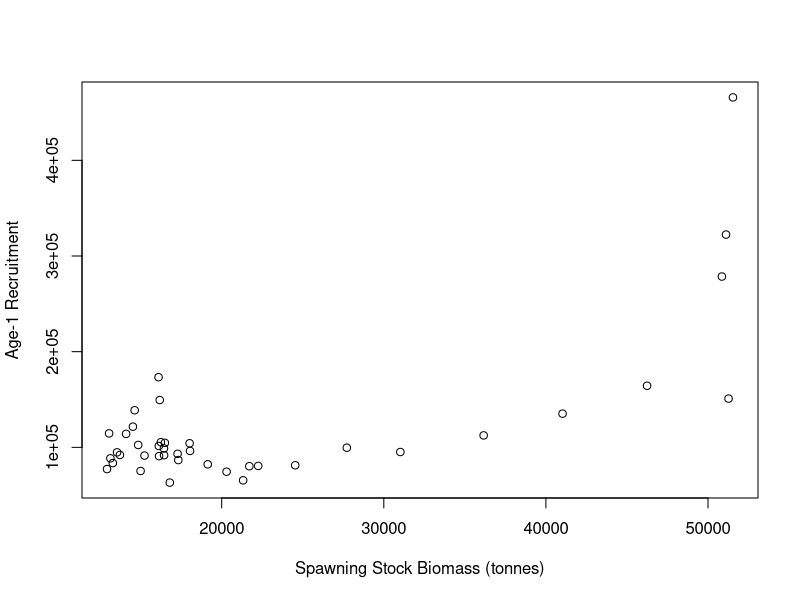
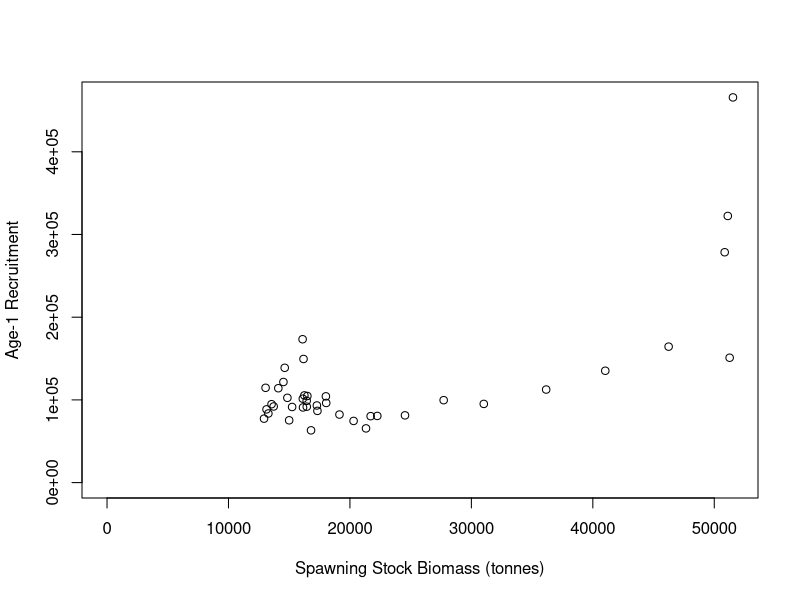
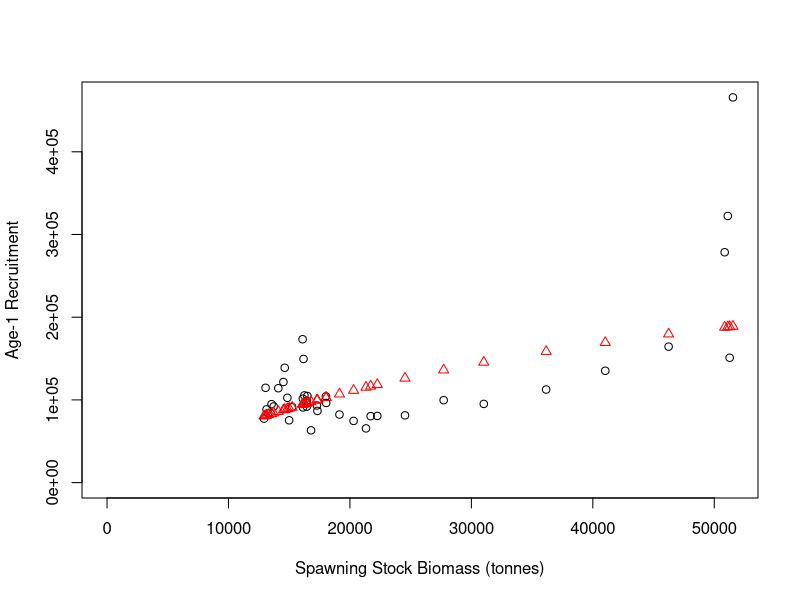
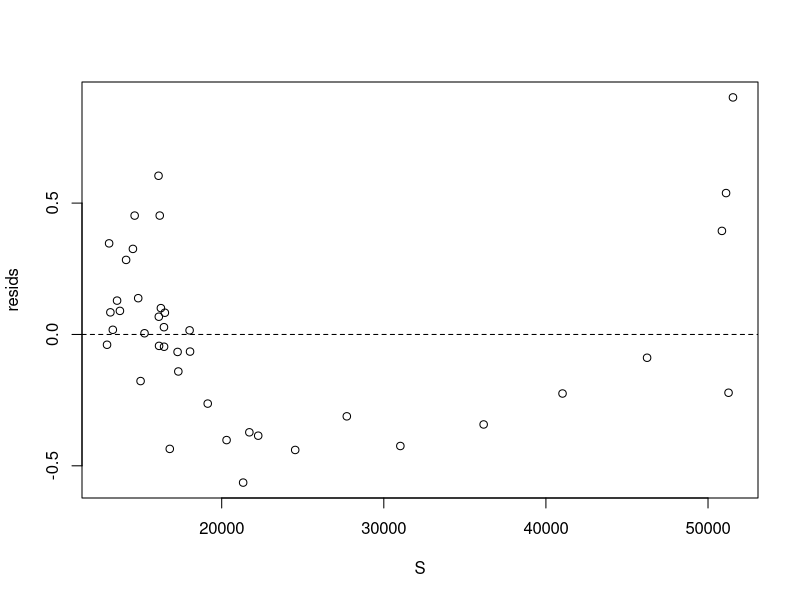
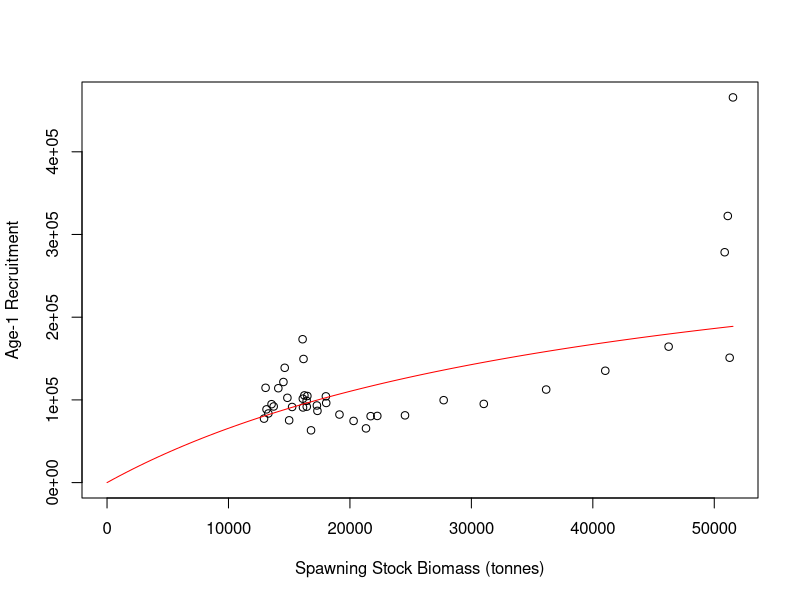
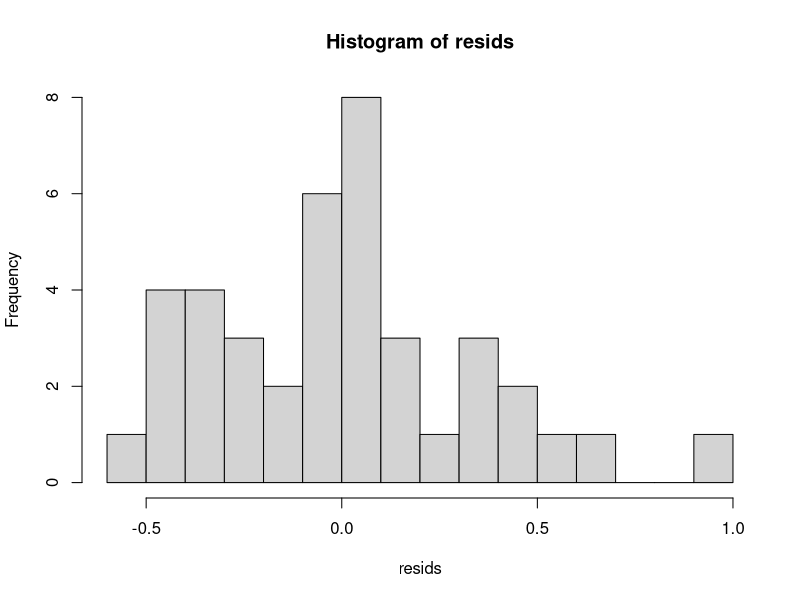
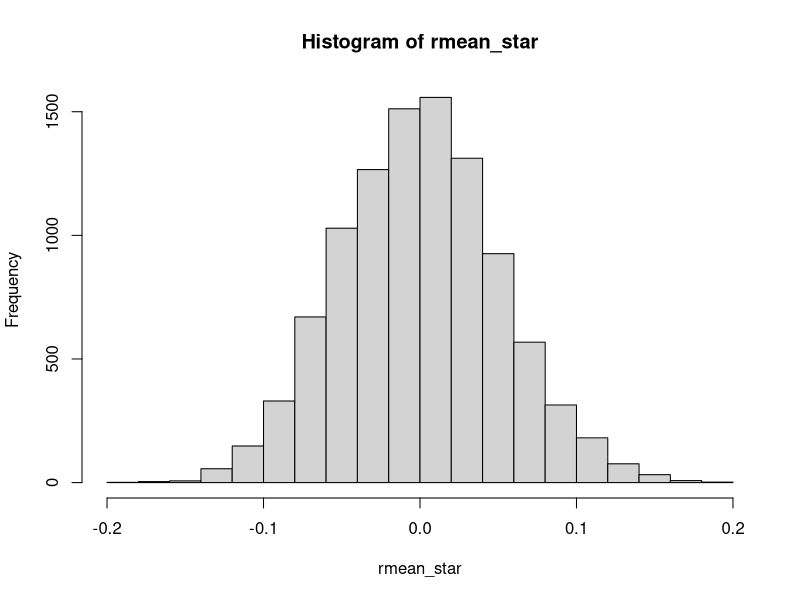
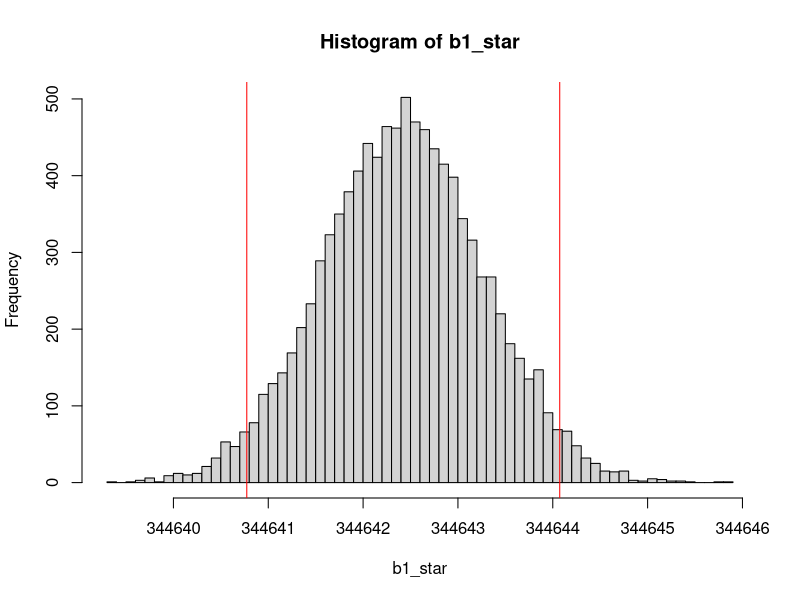

These figures' R source, in order:
# Fitting Models to Data in R

# Colin Millar, modified from Iago Mosqueira and Ernesto Jardim

# This script shows the steps followed to fit a stock-recruitment model to
# in the file 'WBFT_S-R.csv'

# clear workspace before we start
rm(list = ls())


#==============================================================================
# Load and explore data
#==============================================================================

# load data from comma-separated file to data.frame
tuna <- read.csv(file = 'WBFT_S-R.csv', header = TRUE)

# take a look at what we have
head(tuna) # this looks at the first 6 rows
str(tuna) # this lets us inspect what the columns contain

# lets rename some columns because I am lazy and want the code to be
# readable and easier to type
names(tuna)
names(tuna) <- c("yc", "ssb", "rec")
head(tuna)

# to access the diffrent columns use '$' i.e to see the SSB values:
tuna$ssb
# and to see observed recruitment
tuna$rec

# initial plot of SSB vs. recruits
plot(rec ~ ssb,
     data = tuna, # look in tuna for x and y values
     xlab = 'Spawning Stock Biomass (tonnes)',
     ylab = 'Age-1 Recruitment')


# probably better to set x and y limits to start at zero
plot(rec ~ ssb,
     data = tuna, # look in tuna for x and y values
     xlim = c(0, max(ssb)), # set x limits
     ylim = c(0, max(rec)), # set y limits
     xlab = 'Spawning Stock Biomass (tonnes)',
     ylab = 'Age-1 Recruitment')


###############################################################################
# We are now going to demonstrate the same techniques employed in the spreadsheet
# solution to the assignment
###############################################################################

#==============================================================================
# Beverton and holt recruitmet model R=b1*S/(b2+S)
#==============================================================================


#------------------------------------------------------------------------------
# (1) Calculate predicted R for each year
# Rpred = b1 * S / (b2 + S)
#------------------------------------------------------------------------------

# starting values for b1 and b2
b1 <- 1000000
b2 <- 300000

# set up the other variables (i.e. S)
S <- tuna$ssb

Rpred <- b1 * S / (b2 + S)

#------------------------------------------------------------------------------
# (2) Calculate log residuals, Ln(obs/pred)
#------------------------------------------------------------------------------

# assigne observed recruitment
Robs <- tuna$rec

resids <- log(Robs / Rpred) # = log(Robs) - log(Rpred)

# note that in R, log is the natural log:
?log # see the help file for the log function
log(exp(1))
log(exp(10))

#------------------------------------------------------------------------------
# (3) Calculate sum of squared residuals
#------------------------------------------------------------------------------

?sum # see the help file for sum
ssq_resids <- sum(resids^2)

#------------------------------------------------------------------------------
# (4) Minimize sum-of-squares with solver by adjusting b1 and b2
#------------------------------------------------------------------------------

# to do this, we need to set up a function that takes
# b1 and b2 as input, and returns the sums of squared residuals

# in R a function is a collection of steps: i.e.
add <- function(b1, b2) {
  b1 + b2
}
add(1, 2)
# 3

# the sums of squares function is collection of the previous 3 steps:
ssq <- function(b1, b2) {
  # 1. Calculate predicted R for each year
  Rpred <- b1 * S / (b2 + S)
  # 2. Calculate log residuals, Ln(obs/pred)
  resids <- log(Robs / Rpred)
  # 3. Calculate sum of squared residuals
  ssq_resids <- sum(resids^2)

  # return
  ssq_resids
}

# lets test this out:
ssq(b1, b2)
ssq(1000000, 300000)
ssq(1000000, 200000)

# now we need to search over lots of values for b1 and b2 to
# find the minimum.
# There are lots of ways to do this, we will first look at the optim function.
# the help file for optim is:
?optim

ssq_optim <- function(par) {
  b1 <- par[1]
  b2 <- par[2]

  ssq(b1, b2)
}

# use c to combine the starting values into a vector
?c
par0 <- c(1000000, 300000)

# lets test the new ssq funciton
ssq_optim(par0)

# lets run it..
opt <- optim(par0, ssq_optim)

opt


#------------------------------------------------------------------------------
# (5) Plot observed and predicted R
#------------------------------------------------------------------------------

# get the parameter estimates from the optimisation
b1 <- opt$par[1]
b2 <- opt$par[2]

# predict recruitment
Rpred <- b1 * S / (b2 + S)

# plot
plot(Robs ~ S,
     xlim = c(0, max(S)), # set x limits
     ylim = c(0, max(Robs)), # set y limits
     xlab = 'Spawning Stock Biomass (tonnes)',
     ylab = 'Age-1 Recruitment')

# add predictions to the plot
points(Rpred ~ S, col = "red", pch = 2)


#------------------------------------------------------------------------------
# (6) Plot residuals
#------------------------------------------------------------------------------

# calculate residuals
resids <- log(Robs / Rpred)

# plot them
plot(resids ~ S)
# add in a reference line
abline(h = 0, lty = 2)





















###############################################################################
# We are now going to demonstrate the same solution, but taking advantage of
# the tools provided by a programming / scripting language
###############################################################################

#==============================================================================
# Beverton and holt recruitmet model R=b1*S/(b2+S)
#==============================================================================

#------------------------------------------------------------------------------
# (1) Calculate predicted R for each year
# Rpred = b1 * S / (b2 + S)
#------------------------------------------------------------------------------

# this time we will write a function to do this called bevholt
#  to be safe we will also pass in S
#  this way we know for sure wha values of S are being used

bevholt <- function(b, S) {
  b[1] * S / (b[2] + S)
}

# compute R at the starting values for b1 and b2
Rpred <- bevholt(c(1000000, 300000), S = tuna$ssb)

# lets jump to step 4 ...

#------------------------------------------------------------------------------
# (4) Minimize sum-of-squares with solver by adjusting b1 and b2
#------------------------------------------------------------------------------

# now lets modify the ssq function to accept S and Robs,
# and use the function bevholt

# the sums of squares function is collection of the previous 3 steps:
ssq <- function(b, S, Robs) {
  # 1. Calculate predicted R for each year
  Rpred <- bevholt(b, S)
  # 2. Calculate log residuals, Ln(obs/pred)
  resids <- log(Robs / Rpred)
  # 3. Calculate sum of squared residuals
  ssq_resids <- sum(resids^2)

  # return
  ssq_resids
}

# lets test this out:
ssq(c(b1, b2), tuna$ssb, tuna$rec) # what to you notice this time?
ssq(c(1000000, 300000), tuna$ssb, tuna$rec)
ssq(c(1000000, 200000), tuna$ssb, tuna$rec)

# now we need to search over lots of values for b1 and b2 to
# find the minimum.

ssq_optim <- function(par, S, Robs) {
  b <- exp(par)

  ssq(b, S, Robs)
}

# use c to combine the starting values into a vector
par0 <- log(c(1000000, 300000))

# lets test the new ssq funciton
ssq_optim(par0, S = tuna$ssb, Robs = tuna$rec)

# lets run it..
opt <- optim(par0, ssq_optim, S = tuna$ssb, Robs = tuna$rec)

opt


#------------------------------------------------------------------------------
# (5) Plot observed and predicted R
#------------------------------------------------------------------------------

# predict recruitment over the full S range
Spred <- seq(0, max(tuna$ssb), length.out = 100)
Rpred <- bevholt(exp(opt$par), S = Spred)

# plot
plot(rec ~ ssb,
     data = tuna, # pass in data this time
     xlim = c(0, max(S)), # set x limits
     ylim = c(0, max(Robs)), # set y limits
     xlab = 'Spawning Stock Biomass (tonnes)',
     ylab = 'Age-1 Recruitment')

# add predictions to the plot as a line
lines(Rpred ~ Spred, col = "red", pch = 2)











###############################################################################
# We are now going to demonstrate a techniques for calculating confidence
# intervals
###############################################################################

# Bootstrapping is so called because it is like you are acheieving something
# from nothing.
#
# but in fact it is taking advantage of the fact that your samle of data
# contains information about how it varies...
#
# this can be seen from the residuals:

# lets run the fit again
fit <- optim(par0, ssq_optim, S = tuna$ssb, Robs = tuna$rec)

# and calculate the residuals
Rpred <- bevholt(exp(fit$par), tuna$ssb)
resids <- log( tuna$rec / Rpred)

# and plot a histogram
hist(resids, nclass = 20)

# the mean of the residuals is:
mean(resids)

# but is there not error in this?

# resample from this as if the resuduals are random and reclaculate the mean
r_star <- sample(resids,  replace = TRUE)
mean(r_star)

# do it again
r_star <- sample(resids, replace = TRUE)
mean(r_star)

# do it lots of times!
rmean_star <-
  replicate(10000, {
    r_star <- sample(resids, replace = TRUE)
    mean(r_star)
  })

hist(rmean_star)

#------------------------------------------------------------------------------
# so we are able to access the error inherent in the model fit?
#
# And we can propagate this through to the parameter estimates?
#------------------------------------------------------------------------------

# resample from the residuals as if the resuduals are random and reestimate the
# parameters
r_star <- sample(resids, replace = TRUE)
opt <- optim(par0, ssq_optim, S = tuna$ssb, Robs = Rpred + r_star)
opt$par

# do it again
r_star <- sample(resids, replace = TRUE)
opt <- optim(par0, ssq_optim, S = tuna$ssb, Robs = Rpred + r_star)
opt$par


# do it lots of times!
par_star <-
  replicate(10000, {
    r_star <- sample(resids, replace = TRUE)
    opt <- optim(par0, ssq_optim, S = tuna$ssb, Robs = Rpred + r_star,
                 method = "BFGS")
    opt$par
  })

# separate b1 and b2 bootstrap simulations for ease of inspection
b1_star <- exp(par_star[1,])
b2_star <- exp(par_star[2,])

# plot histograms of simulations
hist(b1_star, nclass = 50)
# add confidence intervals
abline(v = quantile(b1_star, c(0.025, 0.975)), col = "red")
quantile(b1_star, c(0.025, 0.975))

# what does the 2D bootstrap simulation look like?
plot(b1_star, b1_star, pch = ".", col = grey(.5, alpha = 0.5))

# a colourful 2d densty plot
image(MASS::kde2d(b1_star, b2_star, n = 400))





## residuals
